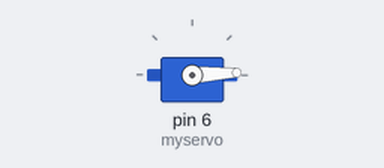
The sketch below on a simulated Arduino Uno, built with avr-gcc and run on an emulated ATmega328P. On the bench: servo.

Above: at 0.05 s.
At 2.35 s:
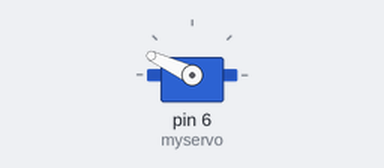
At 4.95 s:
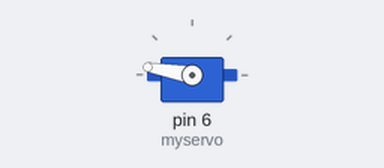
At 9.85 s:
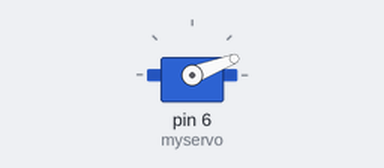
Timing chart, 0 to 19.7 s (numbered marks = the images above):
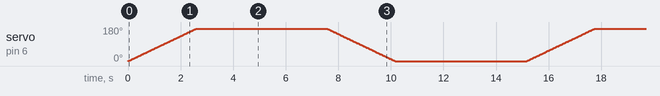

The sketch:

servo.ino
```cpp
#include <Servo.h>

Servo myservo;

int pos = 0;    // variable to store the servo position

void setup() {
  myservo.attach(6);  // attaches the servo on pin 9 to the servo object
}

void loop() {
  for (pos = 0; pos <= 170; pos += 1) { // goes from 0 degrees to 170 degrees
    // in steps of 1 degree
    myservo.write(pos);              // tell servo to go to position in variable 'pos'
    delay(15);                       // waits 15ms for the servo to reach the position
  }
  delay(5000);
  for (pos = 170; pos >= 0; pos -= 1) { // goes from 170 degrees to 0 degrees
    myservo.write(pos);              // tell servo to go to position in variable 'pos'
    delay(15);                       // waits 15ms for the servo to reach the position
  }
  delay(5000);
//myservo.write(0);
}
```
